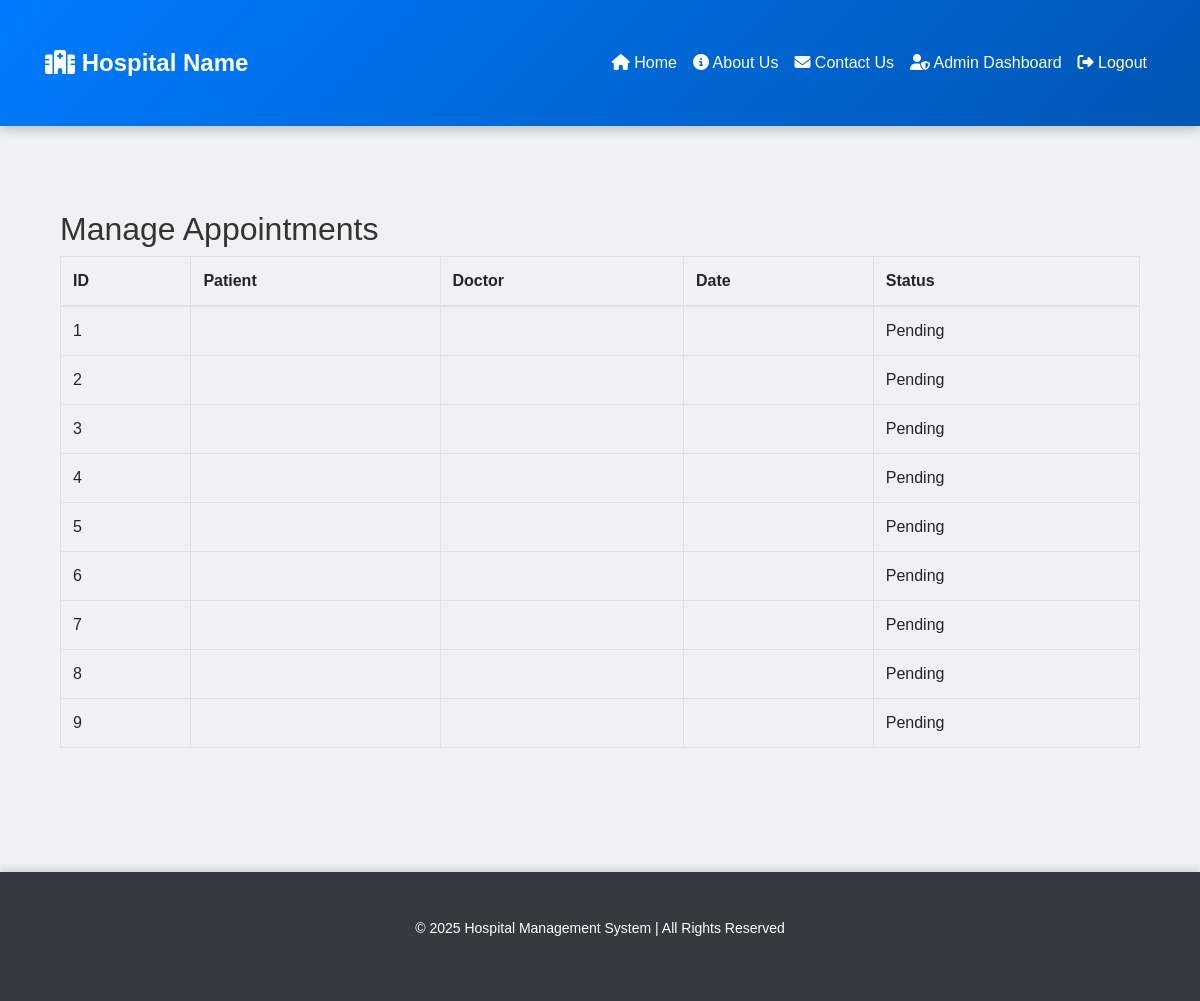
The app's page /admin/manage_appointments (signed in) with its own data.
### app/models.py (models this page shows)
class Appointment(db.Model):
    __tablename__ = 'appointment'
    id = db.Column(db.Integer, primary_key=True)
    patient_id = db.Column(db.Integer, db.ForeignKey('patient.id'), nullable=False)
    doctor_id = db.Column(db.Integer, db.ForeignKey('doctor.id'), nullable=False)
    appointment_date = db.Column(db.DateTime, default=datetime.utcnow)
    status = db.Column(db.String(50), default='Pending')
    patient = db.relationship('Patient', back_populates='appointments')
    doctor = db.relationship('Doctor', back_populates='appointments')

### app/routes.py (the view)
@admin_routes.route('/manage_appointments')
@login_required
def manage_appointments():
    if current_user.role.name.lower() != 'admin':
        flash('Access denied', 'danger')
        return redirect(url_for('main_routes.home'))
    appointments = Appointment.query.all()
    return render_template('manage_appointments.html', appointments=appointments)

### app/__init__.py (called while the page is built)
@login_manager.user_loader
def load_user(user_id):
    return User.query.get(int(user_id))

### app/templates/manage_appointments.html
{% extends "base.html" %}
{% block content %}
<div class="container">
    <h2>Manage Appointments</h2>
    <table class="table table-bordered">
        <thead>
            <tr>
                <th>ID</th>
                <th>Patient</th>
                <th>Doctor</th>
                <th>Date</th>
                <th>Status</th>
            </tr>
        </thead>
        <tbody>
            {% for appointment in appointments %}
            <tr>
                <td>{{ appointment.id }}</td>
                <td>{{ appointment.patient.username }}</td>
                <td>{{ appointment.doctor.username }}</td>
                <td>{{ appointment.date }}</td>
                <td>{{ appointment.status }}</td>
            </tr>
            {% endfor %}
        </tbody>
    </table>
</div>
{% endblock %}

### app/static/css/styles.css (style rules this page uses)
body { font-family: 'Poppins', sans-serif; background-color: #eef2f3; color: #333; margin: 0; padding: 0; }
.container { padding-top: 30px; padding-bottom: 30px; }

### records on screen
Appointment: id "1", status "Pending"
Appointment: id "2", status "Pending"
Appointment: id "3", status "Pending"
Appointment: id "4", status "Pending"
Appointment: id "5", status "Pending"
Appointment: id "6", status "Pending"
Appointment: id "7", status "Pending"
Appointment: id "8", status "Pending"
Appointment: id "9", status "Pending"
